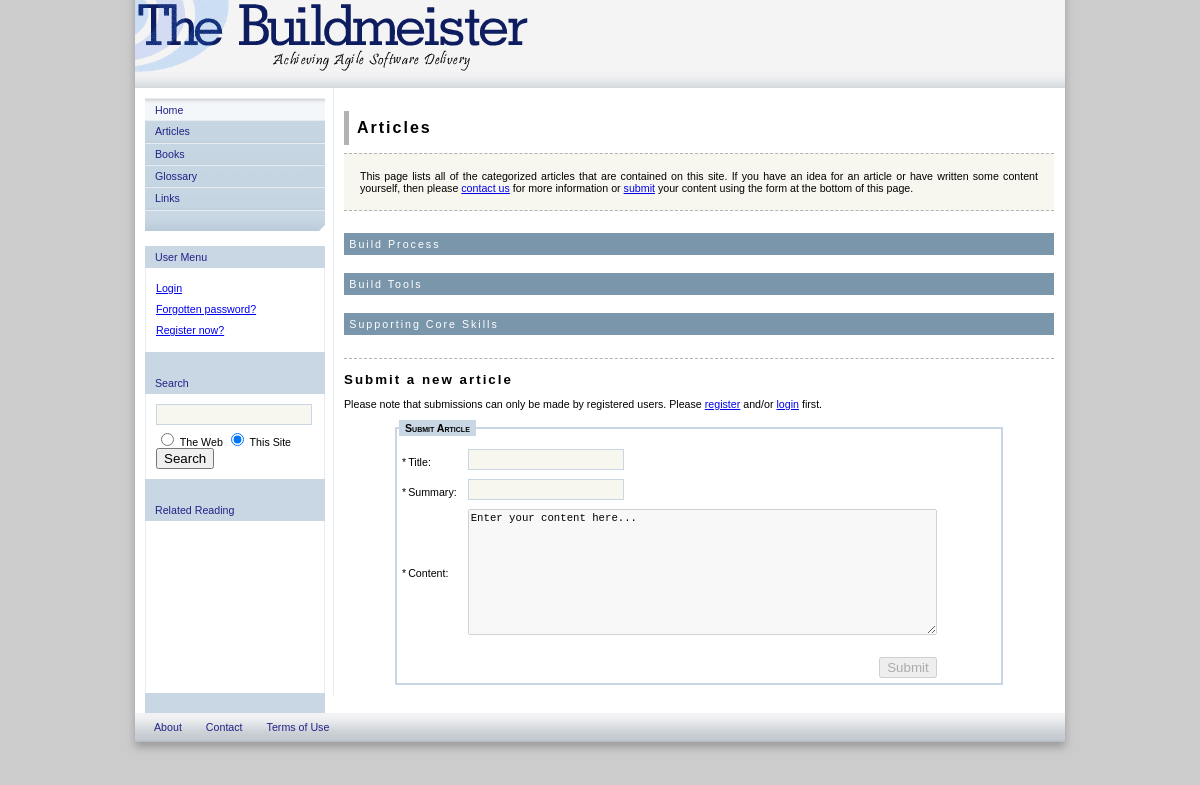
The app's page /articles.php, older data.
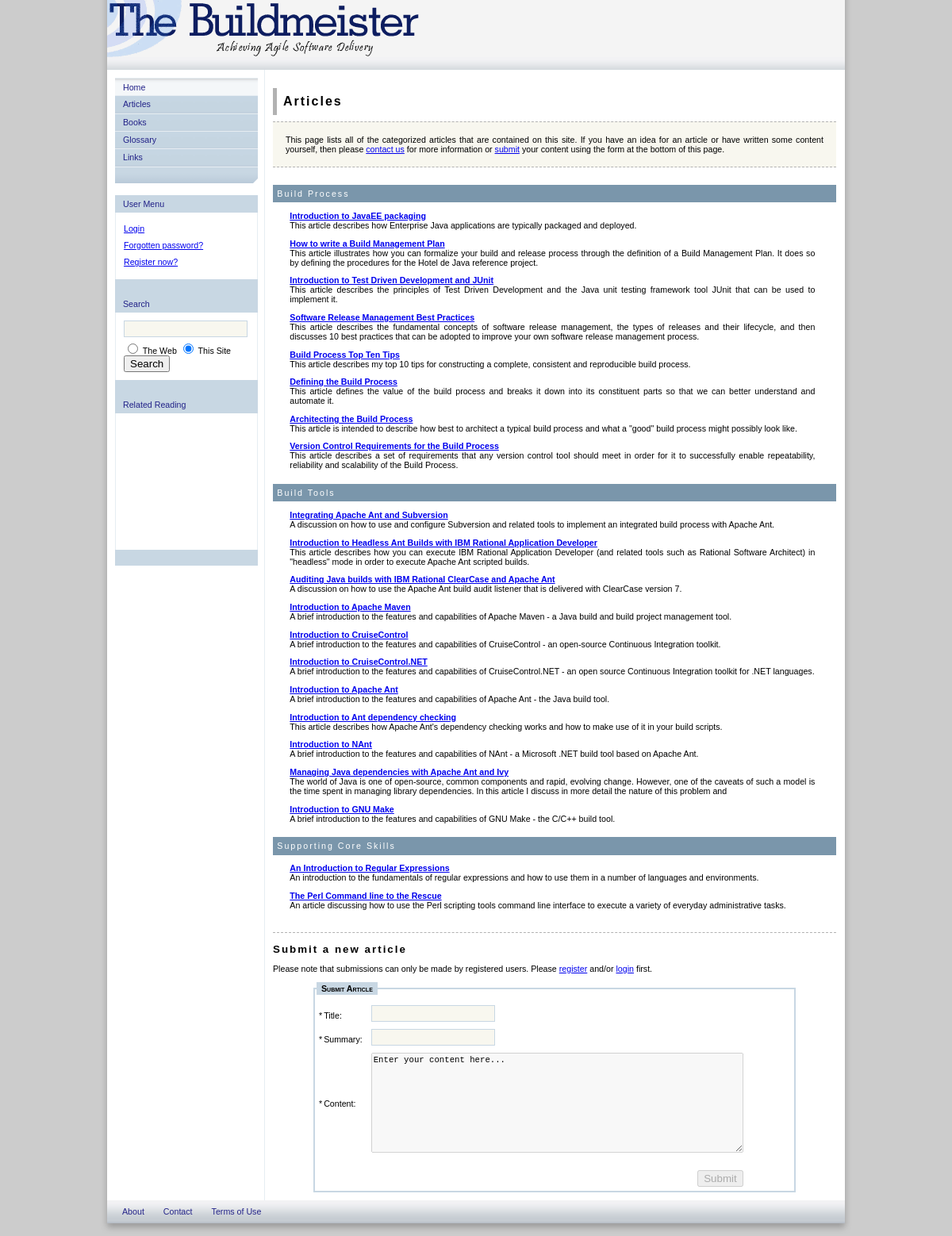
The same page, newer data.
### tables this page shows
CREATE TABLE IF NOT EXISTS `articles` (
  `id` mediumint(9) NOT NULL auto_increment,
  `cat_id` tinyint(4) NOT NULL,
  `date_posted` datetime NOT NULL,
  `posted_by` mediumint(11) NOT NULL,
  `title` varchar(100) NOT NULL,
  `summary` tinytext NOT NULL,
  `content` tinytext NOT NULL,
  `views` mediumint(9) NOT NULL,
  `active` tinyint(1) NOT NULL default '0',
  PRIMARY KEY  (`id`)
);

### include/constants.php (called while the page is built, shortened)
<?php
$navmenu_main = array( array( Title => "Home",
                              Link  => "index.php"
                            ),
                       array( Title => "Articles",
                              Link  => "articles.php"
                            ),
                       array( Title => "Books",
                              Link  => "books.php",
                           ),
                       array( Title => "Glossary",
                              Link  => "glossary.php",
                            ),
                       array( Title => "Links",
                              Link  => "links.php",
                       )
                );
?>

### include/session.php (called while the page is built, shortened)
<?php
include("database.php");
include("form.php");
class Session
{
   function Session(){
      $this->time = time();
   }
   function startSession(){
      $this->logged_in = $this->checkLogin();
   }
   function checkLogin(){
      global $database;
      if (isset($_SESSION['username']) && isset($_SESSION['userid']) &&
         $_SESSION['username'] != GUEST_NAME){
         if ($database->confirmUserID($_SESSION['username'], $_SESSION['userid']) != 0) {
            unset($_SESSION['username']);
            unset($_SESSION['userid']);
            return false;
         }
         $this->userinfo  = $database->getUserInfo($_SESSION['username']);
         $this->username  = $this->userinfo['username'];
         $this->userid    = $this->userinfo['userid'];
         $this->userlevel = $this->userinfo['userlevel'];
         return true;
      }
      else{
         return false;
      }
   }
};
$session = new Session;
$form = new Form;
?>

### include/database.php (called while the page is built, shortened)
<?php
include("constants.php");
class MySQLDB {
   function MySQLDB() {
      $this->connection = mysql_connect(DB_SERVER, DB_USER, DB_PASS) or die(mysql_error());
   }
};
$database = new MySQLDB;
?>

### include/form.php (called while the page is built, shortened)
<?php
class Form {
   var $values = array();
   function value($field) {
      if (array_key_exists($field, $this->values)) {
         return htmlspecialchars(stripslashes($this->values[$field]));
      } else {
         return "";
      }
   }
};
?>

### articles.php (the view, shortened to what this page needs)
<?php
include("include/header.php");
?>
<?php
if (isset($_SESSION['articlesuccess'])) {
    if ($_SESSION['articlesuccess']) {
        $session->displayDialog("Submission Succesfull",
        	"Thank you for your submission, it will be reviewed before being added to the site.",
            SITE_BASEDIR . "/articles.php");
    } else {
        $session->displayDialog("Submission Failed",
            "We're sorry, but an error has occurred and your submission has failed. "
            ."Please try again at a later time.",
            $session->referrer);
    }
    unset($_SESSION['articlesuccess']);
} else {
?>
<div id="article">
<div id="toptitle"><h2>Articles</h2></div>
<div id="introductory">
<p>This page lists all of the categorized articles that are contained on this site.
If you have an idea for an article or have written some content yourself, then please
<a href="contact.php">contact us</a> for more information or <a href="#submit">submit</a>
your content using the form at the bottom of this page.</p>
</div>
<div id="boxedtitle">Build Process</div>
<?php
$sql = "SELECT * from " . TBL_ARTICLES . " where cat_id = 1 AND active = 1 ORDER BY date_posted DESC;";
$result = mysql_query($sql);
$numrows = mysql_num_rows($result);
if ($numrows != 0) {
    while ($row = mysql_fetch_assoc($result)) {
        echo "<div id='splitlist'><strong><a href='viewarticle.php?id=" . $row['id'] . "'>"
    		. $row['title'] . "</a></strong><br/>"
		. $row['summary'] . "</div>";
    }
}
?>
<div id="spacer">&nbsp;</div>
<div id="boxedtitle">Build Tools</div>
<?php
$sql = "SELECT * from " . TBL_ARTICLES . " where cat_id = 2 AND active = 1 ORDER BY date_posted DESC;";
$result = mysql_query($sql);
$numrows = mysql_num_rows($result);
if ($numrows != 0) {
    while ($row = mysql_fetch_assoc($result)) {
        echo "<div id='splitlist'><strong><a href='viewarticle.php?id=" . $row['id'] . "'>"
    		. $row['title'] . "</a></strong><br/>"
		. $row['summary'] . "</div>";
    }
}
?>
<div id="spacer">&nbsp;</div>
<div id="boxedtitle">Supporting Core Skills</div>
<?php
$sql = "SELECT * from " . TBL_ARTICLES . " where cat_id = 3 AND active = 1 ORDER BY date_posted DESC;";
$result = mysql_query($sql);
$numrows = mysql_num_rows($result);
if ($numrows != 0) {
    while ($row = mysql_fetch_assoc($result)) {
        echo "<div id='splitlist'><strong><a href='viewarticle.php?id=" . $row['id'] . "'>"
    		. $row['title'] . "</a></strong><br/>"
		. $row['summary'] . "</div>";
    }
}
?>
<div id="dashed-spacer">&nbsp;</div>
<h3>Submit a new article</h3>
<?php
    if (!$session->logged_in) {
        echo "<tr>";
        echo "<td colspan=\"2\"><p>Please note that submissions can only be made by registered users. "
        . "Please <a href='register.php'>register</a> and/or <a href='login.php'>login</a> first.</p></td></tr>";
        $disable_field = "disabled";
    } else {
        $disable_field = "";
    }
?>
<div align="center">
<form name='articlesubmit' id='articlesubmit' action='include/process.php' method='post'>
<fieldset style="text-align:left;width:600px"><legend>Submit Article</legend>
<table>
	<tr>
		<td>*<label class="formLabelText" for="articletitle">Title:</label></td>
		<td><input class="formInputText" type="text" name="articletitle" <?php echo $disable_field; ?>
			maxlength="80" value="<?php echo $form->value("articletitle"); ?>"></td>
	</tr>
	<tr>
		<td>*<label class="formLabelText" for="articlesummary">Summary:</label></td>
		<td><input class="formInputText" type="text" name="articlesummary" <?php echo $disable_field; ?>
			maxlength="80" value="<?php echo $form->value("articlesummary"); ?>"></td>
	</tr>
	<tr>
		<td>*<label class="formLabelText" for="articlecontent">Content:</label></td>
		<td>
			<textarea class="formTextArea" name='articlecontent' id='articlecontent' onfocus="this.value=''; this.onfocus=null;"
			<?php echo $disable_field; ?> rows='10' cols='70'/>Enter your content here...
			</textarea>
		</td>
	</tr>
	<tr>
		<td>&nbsp;</td>
		<td><?php echo $form->allErrors(); ?></td>
	</tr>
	<tr>
		<td colspan="2" align="right">
			<input type="submit" value="Submit" <?php echo $disable_field; ?>>
		</td>
	</tr>
</table>
</fieldset>
</form>
</div>
</div>
<?php
}
include("include/footer.php");
?>

### include/header.php (shortened to what this page needs)
<?php
include("include/session.php");
?>
<!DOCTYPE html PUBLIC "-//W3C//DTD XHTML 1.0 Strict//EN" "http://www.w3.org/TR/xhtml1/DTD/xhtml1-strict.dtd">
<html xmlns="http://www.w3.org/1999/xhtml" lang="en-US" xml:lang="en-US">
<head>
<link type="text/css" title="www" rel="stylesheet" media="screen"
	href="stylesheets/main.css" />
<link type="text/css" title="www" rel="stylesheet" media="screen"
	href="stylesheets/article.css" />
</head>
<body id="buildmeister">
<div id="container">
<div id="header">
<div id="logo"><a href="http://www.buildmeister.com"> <img
	src="images/logo.gif" alt="The Buildmeister" /> </a></div>
</div>
<div id="sidebar">
<div id="navigation">
<ul id="links">
<?php
include("navigation.php");
?>
</ul>
</div>
<div id="login">
<p>User Menu</p>
<form id="login-form">
<?php
if ($session->logged_in) {
    ?>
<ul>
	<li><a href="userinfo.php?user=<?php echo $session->username; ?>">View
	My Account</a></li>
	<li><a href="useredit.php?user=<?php echo $session->username; ?>">Edit
	Account</a></li>
	<?php
	if ($session->isAdmin()) {
	    echo "<li><a href=\"admin\admin.php\">Admin Center</a></li>";
	}
	?>
	<li><a href="process.php">Logout</a></li>
</ul>
	<?php
} else {
    ?>
<ul>
	<li><a href="login.php">Login</a></li>
	<li><a href="forgotpass.php">Forgotten password?</a></li>
	<li><a href="register.php">Register now?</a></li>
</ul>
    <?php
}
?>
</form>
</div>
<div id="search">
<p>Search</p>
<form id="search-form" method="get" action="search.php">
<input class="formInputText" type="text" name="q" maxlength="255"
	value="" id="sbi">
<br />
<input type="radio" name="sitesearch" checked id="ss0"></input>
<label for="ss0" title="Search the Web">The Web</label>
<input type="radio" name="sitesearch" checked
	value="www.buildmeister.com" id="ss1"></input>
<label for="ss1" title="Search www.buildmeister.com">This Site</label>
<div align=left><input type="submit" name="sa" value="Search" id="sa"></input>
</div>
</form>
</div>
<div id="reading">
<p>Related Reading</p>
<form id="reading-form">
<div align="center">
<iframe src="http://rcm.amazon.com/e/cm?t=thebuildmeist-20&o=1&p=6&l=st1&mode=books&search=software%20build%20java%20.NET%20agile&nou=1&fc1=000000&lt1=_blank&lc1=3366FF&bg1=FFFFFF&f=ifr" marginwidth="0" marginheight="0" width="120" height="150" border="0" frameborder="0" style="border:none;" scrolling="no"></iframe>
</div>
</form>
</div>
</div>
<div id="content">

### include/navigation.php
<?php
for ($i = 0; $i < sizeof($navmenu_main); $i++) {
    if ($i == $_SESSION['SESS_NAVITEM']) {
        $class = "is-active";
    } else {
        $class = "";
    }
    echo "<li><a href='" . $navmenu_main[$i]["Link"] . "' class='" . $class . "'>" . $navmenu_main[$i]["Title"] . "</a></li>";
}
?>

### include/footer.php (shortened to what this page needs)
    </div>
    <div id="footer">
        <ul>
            <li class="first"><a href="">About</a></li>
            <li><a href="contact.php">Contact</a></li>
            <li><a href="terms.php">Terms of Use</a></li>
        </ul>
    </div>
    </div>
    <div id="shadow"></div>
</body>
<link type="text/css" rel="stylesheet" href="stylesheets/SyntaxHighlighter.css"></link>
</html>

### stylesheets/article.css (style rules this page uses)
#article { text-align: justify; padding-left: 0px; padding-right: 0px; font-size: 8pt; }
h2 { padding-left: 0.5em; text-align:left; font-size:12pt; letter-spacing: 2px; border-left: 1px solid #B2B2B2; }
h3 { text-align:left; font-size:10pt; letter-spacing: 2px; }
p { text-align: justify; }

Row changes from the older to the newer data that the page shows:
added articles: title "Introduction to JavaEE packaging", summary "This article describes how Enterprise Java applications are typically packaged and deployed.", shown under "Articles"
added articles: title "How to write a Build Management Plan", summary "This article illustrates how you can formalize your build and release process through the definition of a Build Management Plan. It does so by defining the procedures for the Hotel de Java reference project.", shown under "Articles"
added articles: title "Introduction to Test Driven Development and JUnit", summary "This article describes the principles of Test Driven Development and the Java unit testing framework tool JUnit that can be used to implement it.", shown under "Articles"
added articles: title "Software Release Management Best Practices", summary "This article describes the fundamental concepts of software release management, the types of releases and their lifecycle, and then discusses 10 best practices that can be adopted to improve your own software release management process.", shown under "Articles"
added articles: title "Build Process Top Ten Tips", summary "This article describes my top 10 tips for constructing a complete, consistent and reproducible build process.", shown under "Articles"
added articles: title "Defining the Build Process", summary "This article defines the value of the build process and breaks it down into its constituent parts so that we can better understand and automate it.", shown under "Articles"
added articles: title "Architecting the Build Process", summary "This article is intended to describe how best to architect a typical build process and what a \"good\" build process might possibly look like.", shown under "Articles"
added articles: title "Version Control Requirements for the Build Process", summary "This article describes a set of requirements that any version control tool should meet in order for it to successfully enable repeatability, reliability and scalability of the Build Process.", shown under "Articles"
added articles: title "Integrating Apache Ant and Subversion", summary "A discussion on how to use and configure Subversion and related tools to implement an integrated build process with Apache Ant."
added articles: title "Introduction to Headless Ant Builds with IBM Rational Application Developer", summary "This article describes how you can execute IBM Rational Application Developer (and related tools such as Rational Software Architect) in \"headless\" mode in order to execute Apache Ant scripted builds."
added articles: title "Auditing Java builds with IBM Rational ClearCase and Apache Ant", summary "A discussion on how to use the Apache Ant build audit listener that is delivered with ClearCase version 7."
added articles: title "Introduction to Apache Maven", summary "A brief introduction to the features and capabilities of Apache Maven - a Java build and build project management tool."
added articles: title "Introduction to CruiseControl", summary "A brief introduction to the features and capabilities of CruiseControl - an open-source Continuous Integration toolkit."
added articles: title "Introduction to CruiseControl.NET", summary "A brief introduction to the features and capabilities of CruiseControl.NET - an open source Continuous Integration toolkit for .NET languages."
added articles: title "Introduction to Apache Ant", summary "A brief introduction to the features and capabilities of Apache Ant - the Java build tool."
added articles: title "Introduction to Ant dependency checking", summary "This article describes how Apache Ant's dependency checking works and how to make use of it in your build scripts."
added articles: title "Introduction to NAnt", summary "A brief introduction to the features and capabilities of NAnt - a Microsoft .NET build tool based on Apache Ant."
added articles: title "Managing Java dependencies with Apache Ant and Ivy", summary "The world of Java is one of open-source, common components and rapid, evolving change. However, one of the caveats of such a model is the time spent in managing library dependencies. In this article I discuss in more detail the nature of this problem and"
added articles: title "Introduction to GNU Make", summary "A brief introduction to the features and capabilities of GNU Make - the C/C++ build tool."
added articles: title "An Introduction to Regular Expressions", summary "An introduction to the fundamentals of regular expressions and how to use them in a number of languages and environments."
added articles: title "The Perl Command line to the Rescue", summary "An article discussing how to use the Perl scripting tools command line interface to execute a variety of everyday administrative tasks."
